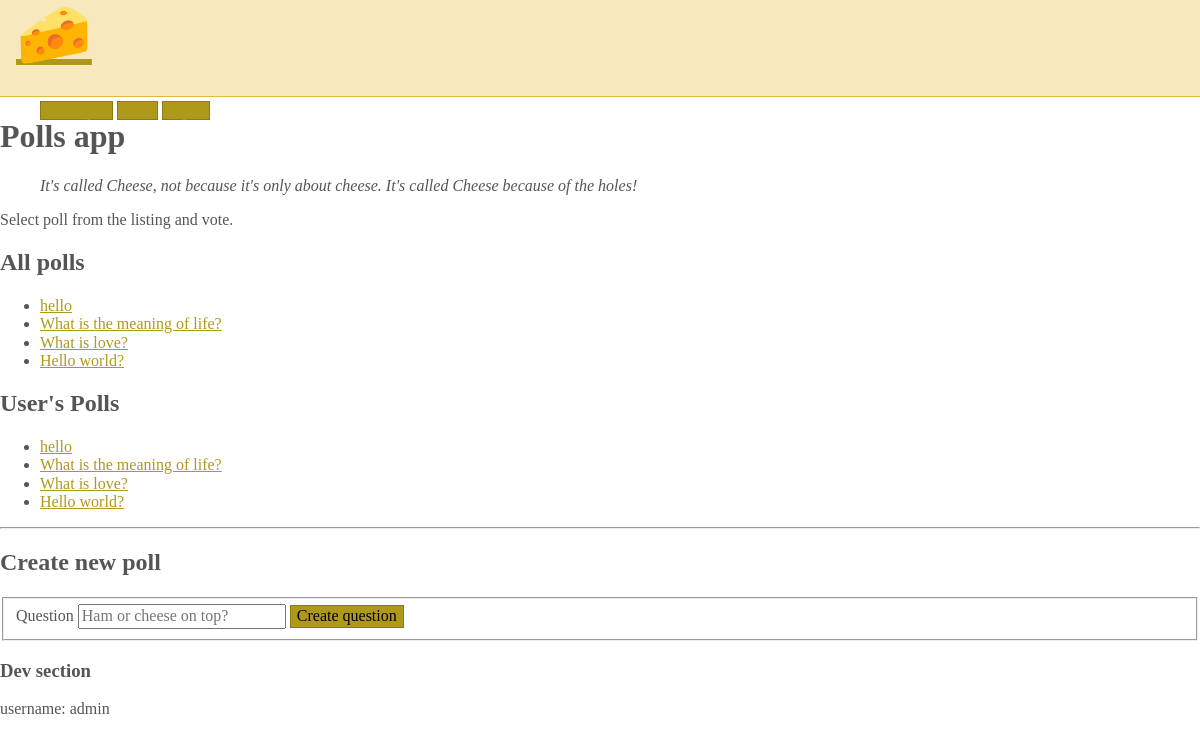
Page / (signed in) on the earlier database version.
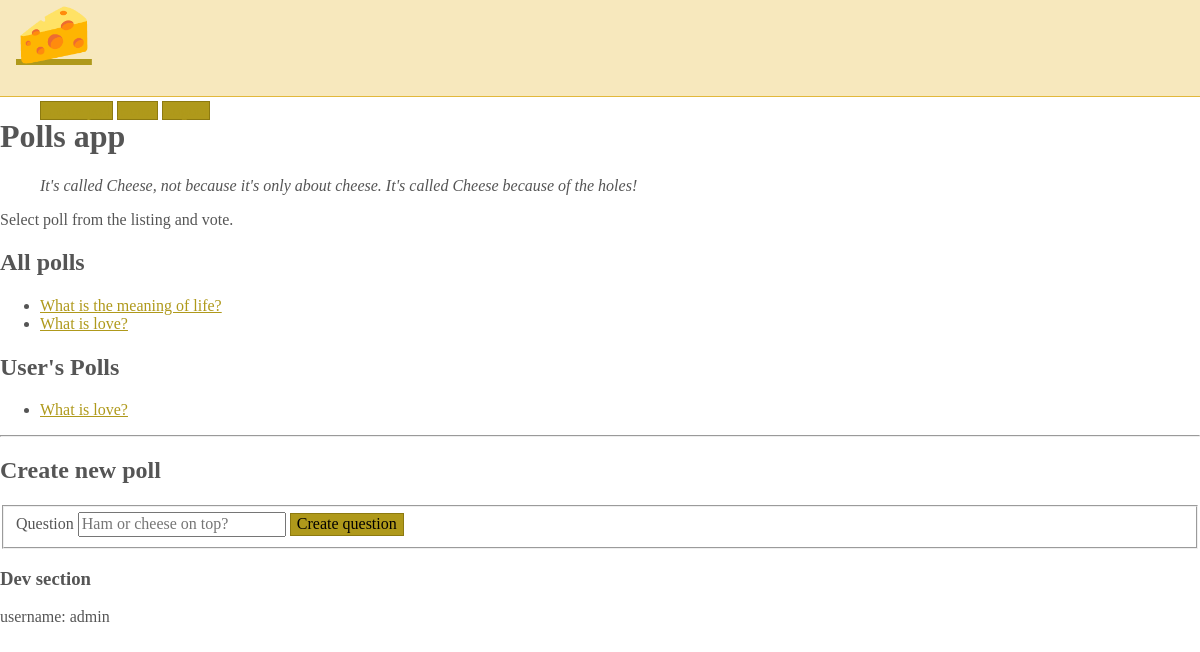
Same page on the later database version.
### polls/models.py (models this page shows, shortened)
class Question(models.Model):
	question_text = models.CharField(max_length=200)
	pub_date = models.DateTimeField('date published')
	owner = models.ForeignKey(User, on_delete=models.CASCADE)

### polls/views.py (the view)
# urls.py: path('', view=views.index, name='index'),
def index(request):
	if request.user.is_authenticated:
		users_questions = Question.objects.filter(owner__username = request.user.username)
		question_list = Question.objects.all()
		return render(request, 'polls/index.html', {
			'question_list': question_list,
			'user': request.user,
			'users_questions': users_questions
			})
	return HttpResponseRedirect('login')

### polls/templates/polls/index.html (shortened to what this page needs)
{% extends 'base.html' %}
{% block content %}
<h1>Polls app</h1>
<blockquote>
    <p><em>It's called Cheese, not because it's only about cheese. It's called Cheese because of the holes!</em></p>
</blockquote>
<p>Select poll from the listing and vote.</p>
{% if user.username == 'admin' %}
    <h2>All polls</h2>
    {% if question_list %}
    <ul>
    {% for question in question_list %}
        <li><a href="/{{ question.id }}">{{ question.question_text }}</a></li>
    {% endfor %}
    </ul>
    {% endif %}
{% endif %}
<h2>User's Polls</h2>
{% if users_questions %}
    <ul>
    {% for question in users_questions %}
        <li><a href="/{{ question.id }}">{{ question.question_text }}</a></li>
    {% endfor %}
    </ul>
{% else %}
    <p>No polls available.</p>
{% endif %}
<hr />
<h2>Create new poll</h2>
<form action="{% url 'polls:question' %}" method="POST">
    <fieldset>
        <label for="questionField">Question</label>
        <input type="text" placeholder="Ham or cheese on top?" id="questionField" name="questionField" />
        <input class="button-primary" type="submit" value="Create question" />
    </fieldset>
</form>
{% endblock %}

Differences in the rows shown:
removed Question: question_text "hello"
no longer on one of the page's lists (row edited): Question: question_text "What is the meaning of life?"
removed Question: question_text "Hello world?"
